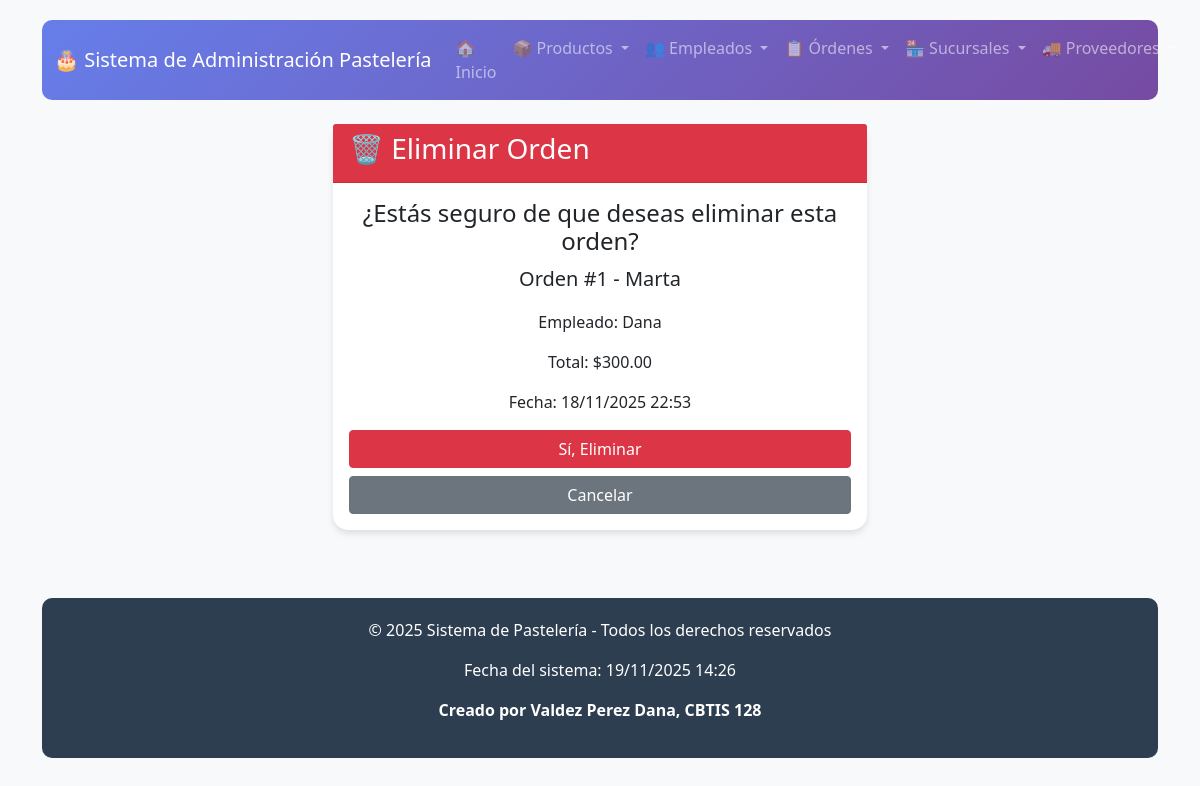
/ordenes/borrar/1/, run on the app's committed database.
### app_pasteleria/models.py (models this page shows, shortened)
class Orden(models.Model):
    id_orden = models.AutoField(primary_key=True)
    cliente = models.CharField(max_length=100)
    telefono = models.CharField(max_length=20, blank=True, null=True)
    direccion = models.TextField(blank=True, null=True)
    productos = models.ManyToManyField(Producto, related_name="ordenes")
    fecha = models.DateTimeField(auto_now_add=True)
    total = models.DecimalField(max_digits=10, decimal_places=2)
    tipo_pago = models.CharField(
        max_length=20,
        choices=[
            ('Efectivo', 'Efectivo'),
            ('Tarjeta', 'Tarjeta'),
            ('Transferencia', 'Transferencia'),
            ('Otro', 'Otro')
        ],
        default='Efectivo'
    )
    empleado = models.ForeignKey(
        Empleado,
        on_delete=models.CASCADE,
        related_name="ordenes"
    )

class Empleado(models.Model):
    id_empleado = models.AutoField(primary_key=True)
    nombre = models.CharField(max_length=100)
    telefono = models.CharField(max_length=20, blank=True, null=True)
    puesto = models.CharField(max_length=50)
    email = models.EmailField(unique=True)
    salario = models.DecimalField(max_digits=10, decimal_places=2)
    activo = models.BooleanField(default=True)

### app_pasteleria/views.py (the view)
# urls.py: path('ordenes/borrar/<int:id>/', views.borrar_orden, name='borrar_orden'),
def borrar_orden(request, id):
    orden = get_object_or_404(Orden, id_orden=id)
    if request.method == 'POST':
        orden.delete()
        return redirect('inicio_ordenes')
    return render(request, 'ordenes/borrar_orden.html', {'orden': orden})

### app_pasteleria/templates/ordenes/borrar_orden.html (shortened to what this page needs)
{% extends 'base.html' %}
{% block content %}
<div class="container mt-4">
    <div class="row">
        <div class="col-md-6 mx-auto">
            <div class="card">
                <div class="card-header bg-danger text-white">
                    <h3>🗑️ Eliminar Orden</h3>
                </div>
                <div class="card-body text-center">
                    <h4>¿Estás seguro de que deseas eliminar esta orden?</h4>
                    <p class="lead"><strong>Orden #{{ orden.id_orden }} - {{ orden.cliente }}</strong></p>
                    <p>Empleado: {{ orden.empleado.nombre }}</p>
                    <p>Total: ${{ orden.total }}</p>
                    <p>Fecha: {{ orden.fecha|date:"d/m/Y H:i" }}</p>
                    <form method="POST">
                        <div class="d-grid gap-2">
                            <button type="submit" class="btn btn-danger">Sí, Eliminar</button>
                            <a href="{% url 'inicio_ordenes' %}" class="btn btn-secondary">Cancelar</a>
                        </div>
                    </form>
                </div>
            </div>
        </div>
    </div>
</div>
{% endblock %}

### app_pasteleria/templates/base.html (style rules this page uses)
body { background-color: #f8f9fa; font-family: 'Segoe UI', Tahoma, Geneva, Verdana, sans-serif; padding-top: 20px; min-height: 100vh; display: flex; flex-direction: column; }
.card { border: none; border-radius: 15px; box-shadow: 0 4px 6px rgba(0,0,0,0.1); margin-bottom: 20px; }

### data on the page
Orden: id_orden "1", cliente "Marta", empleado.nombre "Dana", total "300.00", fecha "18/11/2025 22:53"
